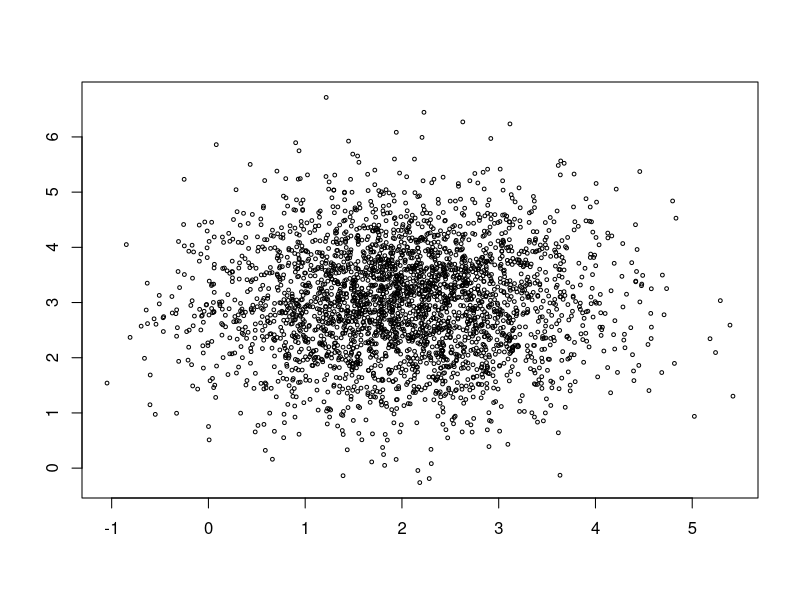

Recreate this plot in R.
## ---- chunk 1
#| echo: true
0.5*0.5
## ---- chunk 2
#| echo: true
0.9*0.1
## ---- chunk 3
#| echo: true
print(0.51*0.49); print(0.52*0.48); print(0.53*0.47); print(0.54*0.46)
print(0.49*0.51); print(0.48*0.52); print(0.47*0.53); print(0.46*0.54)
## ---- chunk 4
#| echo: true
(0.2499 + 0.2496 + 0.2491 + 0.2484)*2
## ---- chunk 5
#| echo: true
for(i in 1:10){
  print(rbinom(2, 1,0.5))
}
## ---- chunk 6
#| echo: true
# 1번
mu=0;sigma=1; x=0; print(1/(sigma*sqrt(2*pi))*exp(-(x-mu)^2/(2*sigma^2)))
# 2번
mu=1;sigma=1; x=0; print(1/(sigma*sqrt(2*pi))*exp(-(x-mu)^2/(2*sigma^2)))
# 3번
mu=0;sigma=2; x=0; print(1/(sigma*sqrt(2*pi))*exp(-(x-mu)^2/(2*sigma^2)))
## ---- chunk 7
#| fig-cap: "그림2: 3000개의 점으로 구성된 산점도"
#| fig-width: 6
#| fig-height: 5
#| echo: false
set.seed(123)
x <- rnorm(3000) + 2 
y <- rnorm(3000) + 3
plot(x, y, cex=0.5, xlab="", ylab="")
